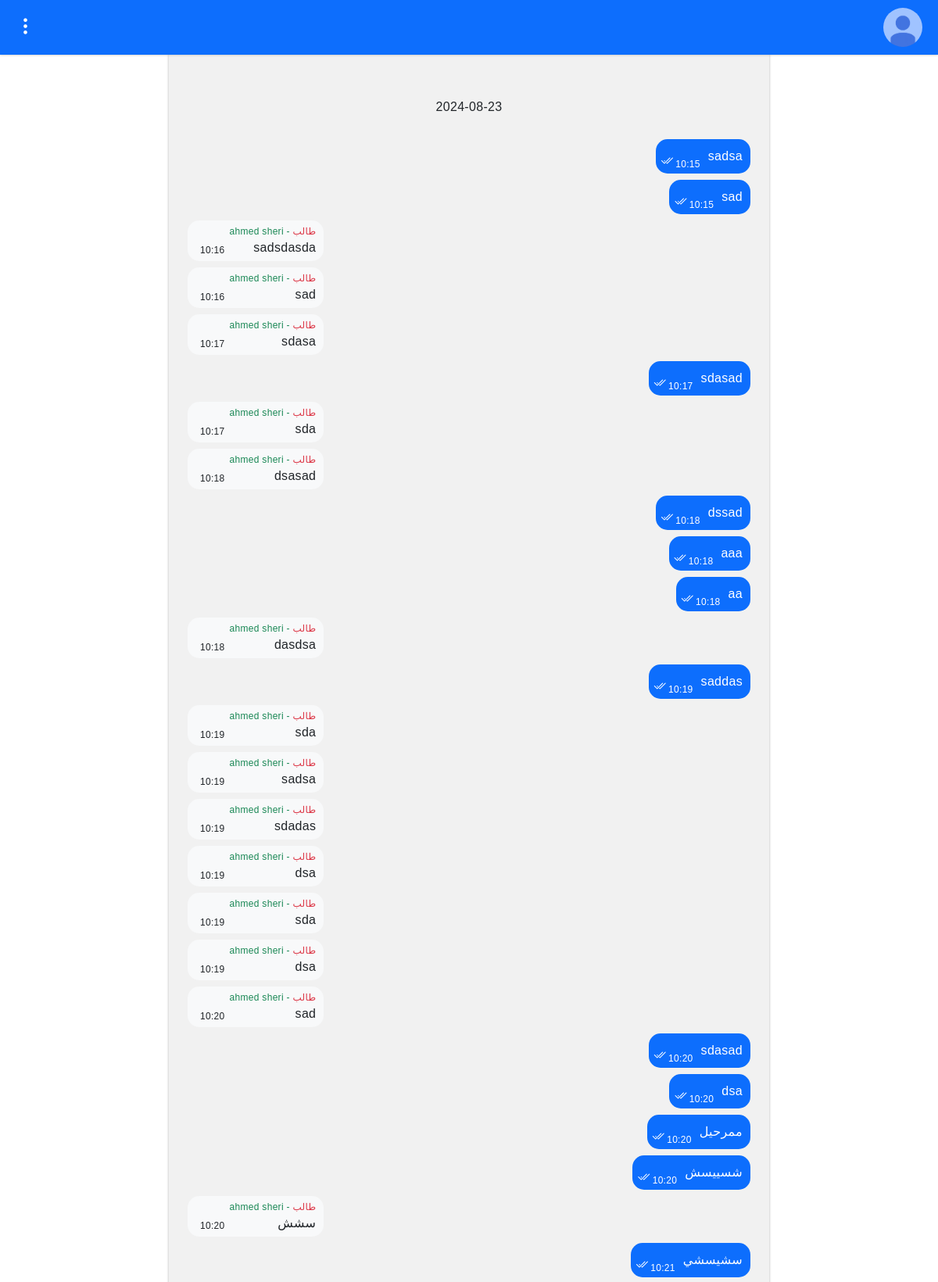
Page /messenger/messageRoom/4 (signed in, upper part) on the committed database.
### messenger/models.py (models this page shows, shortened)
class MessagesModel(models.Model):
    sender = models.ForeignKey(User, on_delete=models.CASCADE)
    msg = models.TextField()
    messenger = models.ForeignKey(ClubsModel, on_delete=models.CASCADE)
    is_readed = models.BooleanField(default=False)
    creation_date = models.DateTimeField(auto_now_add=True, null=True, verbose_name="تاريخ الانشاء")

### accounts/models.py (models this page shows, shortened)
class StudentProfile(models.Model):
    full_name = models.CharField(max_length=50)
    phone = models.CharField(max_length=50)
    birthday = models.DateField()
    has_subscription = models.BooleanField(default=False)
    subscription_start_date = models.DateTimeField(null=True, blank=True)
    subscription_end_date = models.DateTimeField(null=True, blank=True)
    club = models.ForeignKey('ClubsModel', on_delete=models.SET_NULL, null=True)
    creation_date = models.DateTimeField(auto_now_add=True)

### messenger/views.py (the view)
# urls.py: path('messageRoom/<str:room_id>', views.messageRoom, name="messageRoom"),
def messageRoom(request, room_id):
    user = request.user
    receiver = getUserClub(user)
    is_blocked = BlockUserModel.objects.filter(creator=receiver, user=user).exists()
    is_favorite = FavoriteUserModel.objects.filter(creator=receiver, user=user).exists()
    messages_list = []
    last_date = None
    msg_date = []
    messages = MessagesModel.objects.filter(messenger__id=room_id)
    for msg in messages:
        if last_date == None:
            last_date=msg.creation_date.date()
        elif msg.creation_date.date() != last_date:
            messages_list.append([last_date, msg_date])
            last_date=msg.creation_date.date()
            msg_date = []
        msg_date.append(msg)
    messages_list.append([last_date, msg_date])
    profile_image = receiver.club_profile_image_base64
    return render(request, 'messenger/viewMessage.html', {'is_blocked':is_blocked, 'is_favorite':is_favorite, 'messages_list':messages_list, 'room_id':room_id, 'receiver':receiver, 'profile_image':profile_image})

### messenger/templatetags/messenger_tags.py (called while the page is built)
@register.simple_tag
@stringfilter
def get_user_full_name_temp(user_id):
    user = User.objects.get(id=user_id)
    club = get_user_full_name(user)
    return club

@register.simple_tag
@stringfilter
def get_user_capacity_temp(user_id):
    user = User.objects.get(id=user_id)
    club = get_user_capacity(user)
    return club

### messenger/views.py (called while the page is built)
def get_user_full_name(user):
    userprofile = user.userprofile
    if userprofile.account_type == '2':
        return userprofile.director_profile.full_name
    elif user.userprofile.account_type == '3':
        return userprofile.student_profile.full_name
    elif user.userprofile.account_type == '4':
        return userprofile.Coach_profile.full_name
    else:
        return None

def get_user_capacity(user):
    userprofile = user.userprofile
    if userprofile.account_type == '2':
        return 'مدير'
    elif user.userprofile.account_type == '3':
        return 'طالب'
    elif user.userprofile.account_type == '4':
        return 'مدرب'
    else:
        return None

def getUserClub(user):
    userprofile = user.userprofile
    if userprofile.account_type == '2':
        return userprofile.director_profile.club
    elif user.userprofile.account_type == '3':
        return userprofile.student_profile.club
    elif user.userprofile.account_type == '4':
        return userprofile.Coach_profile.club
    else:
        return None

### templates/messenger/viewMessage.html (shortened to what this page needs)
{% extends "base_student.html" %}
{% load static %}
{% load messenger_tags %}
{% block links %}
<link rel="stylesheet" href="{% static 'bootstrap-5.3.3/css/bootstrap.rtl.min.css'%}">
<link rel="stylesheet" href="https://cdn.jsdelivr.net/npm/bootstrap-icons@1.11.3/font/bootstrap-icons.min.css">
{% endblock links %}
{% load static %}
{% block content %}
<div >
    <div dir="rtl" id="main" style=" padding: 0; height: 100vh;">
        <div  class="bg-primary text-white fixed-top" style="padding:10px 20px;  box-shadow: rgb(177, 177, 177) 0px 0px 3px; margin: auto;">
            <div style="display: flex; align-items: center; justify-content: space-between;">
                <div style="display: flex; align-items: center;">
                    {% if profile_image %}
                        <img src="{{profile_image}}" alt="" style="width: 50px; border-radius: 100%;">
                    {% else %}
                    <img src="{% static '/img/default-profile-img-2.png' %}" alt="" style="width: 50px; border-radius: 100%;">
                    {% endif %}
                </div>
                <a id="MsgSettings" tabindex="0" role="button" data-bs-toggle="popover" title="الرسائل" class="text-white" style="font-size: 25px;"><i class="bi bi-three-dots-vertical"></i></a>
            </div>
        </div>
        <div id="msg-container-box">
            <div id="msg-container-box2" style="padding-top: 100px;">
                {% for messages in messages_list %}
                <p style="padding: 25px 0px; display: block; margin: auto;text-align: center;">{{messages.0|date:'Y-m-d'}}</p>
                {% for message in messages.1 %}
                {% if message.sender == request.user %}
                <div class="sender">
                    <div class="bg-primary text-white">
                        <p>{{message.msg}}</p>
                        <span>{{message.creation_date|date:'H:i'}}</span>
                        <i id="msg-status-{{message.id}}" class="bi {% if message.is_readed%}bi-check2-all{%else%}bi-check2{%endif%}"></i>
                    </div>
                </div>
                {% else %}
                {% get_user_full_name_temp message.sender.id as full_name %}
                {% get_user_capacity_temp message.sender.id as user_capacity %}
                <div class="receiver">
                    <div class="bg-light r-msg-main-box">
                        <div class="r-msg-box">
                            <p class="username text-success"><span class="text-danger">{{user_capacity}}</span> - {{full_name}}</p>
                            <p>{{message.msg}}</p>
                        </div>
                        <span>{{message.creation_date|date:'H:i'}}</span>
                    </div>
                </div>
                {% endif %}
                {% endfor %}
                {% endfor %}
            </div>
        </div>
    </div>
</div>
{% endblock content %}

### templates/base_student.html (style rules this page uses)
body { font-family: "Cairo", sans-serif; }

### templates/messenger/viewMessage.html (style rules this page uses)
* { font-family: Arial, Helvetica, sans-serif !important; letter-spacing: .3px; }
.sender { display: flex; flex-direction: row; padding: 4px; }
.receiver p { border-radius: 15px; padding: 0px; margin: 0 !important; }
.receiver .username { font-size: 12px; }
.receiver .username span { padding: 0; }
.r-msg-main-box { padding: 5px 10px; }
.sender div, .receiver div { border-radius: 15px; display: flex; align-items: flex-end; }
.sender p { margin: 0 !important; padding: 10px; }
.sender span { font-size: 12px; padding: 3px 0px; }
.receiver span { font-size: 12px; padding: 0 6px; }
.sender i { padding: 3px; padding-left: 6px; }
.receiver { display: flex; flex-direction: row-reverse; padding: 4px; }
.receiver .r-msg-box { display: flex; flex-direction: column; align-items: flex-start; }
#msg-container-box { box-shadow: inset #6a6a6a 0px 15px 15px -13px !important; background-color: #f1f1f1; box-shadow: rgb(177, 177, 177) 0px 0px 3px;height: 100%; display: contents; }
#msg-container-box2 { box-shadow: rgb(177, 177, 177) 0px 0px 3px; background-color: #f1f1f1; width: min(100%, 768px);position: relative;padding: 20px;margin: auto;display: block; padding-bottom: 75px;min-height: 100vh; }
body { margin-bottom:0 !important; }

### rows in the picture
MessagesModel: msg "sadsa", creation_date "10:15", is_readed True (drawn)
MessagesModel: msg "sad", creation_date "10:15", is_readed True (drawn)
MessagesModel: user_capacity "طالب", msg "sadsdasda", creation_date "10:16"
StudentProfile: full_name "ahmed sheri"
MessagesModel: user_capacity "طالب", msg "sad", creation_date "10:16"
MessagesModel: user_capacity "طالب", msg "sdasa", creation_date "10:17"
MessagesModel: msg "sdasad", creation_date "10:17", is_readed True (drawn)
MessagesModel: user_capacity "طالب", msg "sda", creation_date "10:17"
MessagesModel: user_capacity "طالب", msg "dsasad", creation_date "10:18"
MessagesModel: msg "dssad", creation_date "10:18", is_readed True (drawn)
MessagesModel: msg "aaa", creation_date "10:18", is_readed True (drawn)
MessagesModel: msg "aa", creation_date "10:18", is_readed True (drawn)
MessagesModel: user_capacity "طالب", msg "dasdsa", creation_date "10:18"
MessagesModel: msg "saddas", creation_date "10:19", is_readed True (drawn)
MessagesModel: user_capacity "طالب", msg "sda", creation_date "10:19"
MessagesModel: user_capacity "طالب", msg "sadsa", creation_date "10:19"
MessagesModel: user_capacity "طالب", msg "sdadas", creation_date "10:19"
MessagesModel: user_capacity "طالب", msg "dsa", creation_date "10:19"
MessagesModel: user_capacity "طالب", msg "sda", creation_date "10:19"
MessagesModel: user_capacity "طالب", msg "dsa", creation_date "10:19"
MessagesModel: user_capacity "طالب", msg "sad", creation_date "10:20"
MessagesModel: msg "sdasad", creation_date "10:20", is_readed True (drawn)
MessagesModel: msg "dsa", creation_date "10:20", is_readed True (drawn)
MessagesModel: msg "ممرحيل", creation_date "10:20", is_readed True (drawn)
MessagesModel: msg "شسييسش", creation_date "10:20", is_readed True (drawn)
MessagesModel: user_capacity "طالب", msg "سشش", creation_date "10:20"
MessagesModel: msg "سشيسشي", creation_date "10:21", is_readed True (drawn)

### other values in the picture
{{ messages.0|date:'Y-m-d' }} "2024-08-23"
